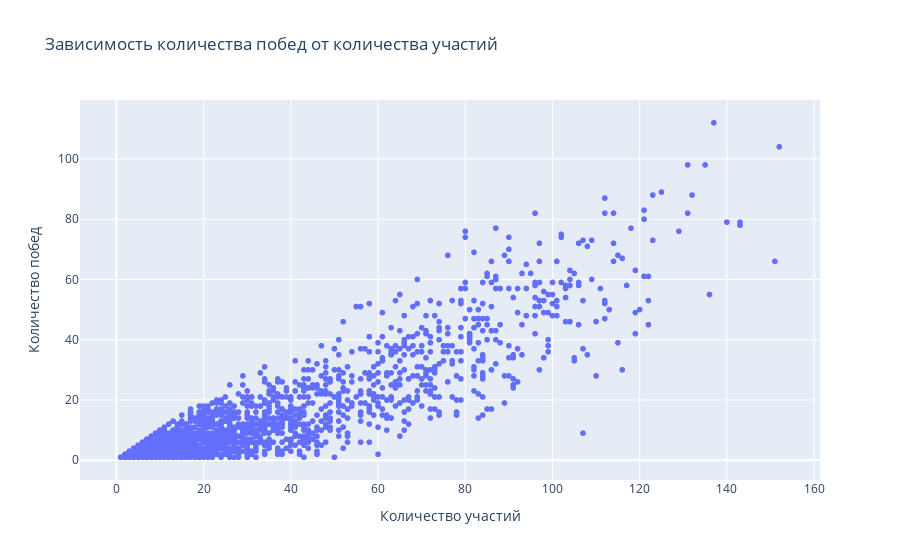

Write notebook code for a chart like this one.
### Code cell
fig = px.scatter(merged_df, x = 'part', y = 'wins', title = 'Зависимость количества побед от количества участий')
fig.update_layout(xaxis_title= 'Количество участий', yaxis_title='Количество побед')

### Figure 1 — Plotly figure (JSON) as saved in the notebook; plotly's stock layout.template omitted (floating-point values rounded to 4 significant figures; data arrays with more than 128 entries replaced by an {"elided": "..."} marker saying what was removed)
{"data": [{"hovertemplate": "part=%{x}<br>wins=%{y}<extra></extra>", "legendgroup": "", "marker": {"color": "#636efa", "symbol": "circle"}, "mode": "markers", "name": "", "showlegend": false, "type": "scattergl", "x": {"elided": "2540 int values"}, "xaxis": "x", "y": {"elided": "2540 int values"}, "yaxis": "y"}], "layout": {"autosize": true, "legend": {"tracegroupgap": 0}, "title": {"text": "Зависимость количества побед от количества участий"}, "xaxis": {"anchor": "y", "autorange": true, "domain": [0, 1], "range": [-8.049, 161.0], "title": {"text": "Количество участий"}, "type": "linear"}, "yaxis": {"anchor": "x", "autorange": true, "domain": [0, 1], "range": [-8.16, 121.2], "title": {"text": "Количество побед"}, "type": "linear"}}}
